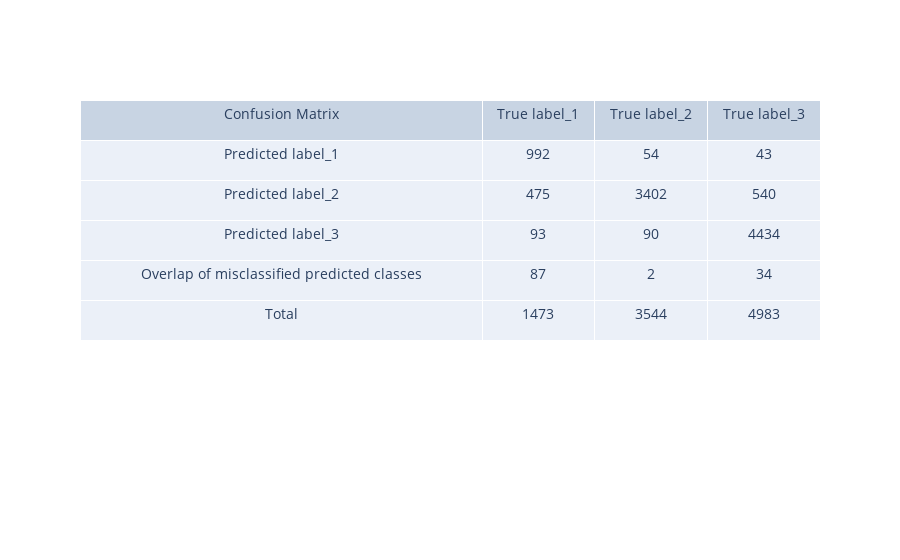

Source (notebook cell):
### Code cell
col_labels = ['Confusion Matrix','True label_1','True label_2','True label_3']
row_labels = [['Predicted label_1', 'Predicted label_2','Predicted label_3',
               'Overlap of misclassified predicted classes','Total']]

val = row_labels + confusionMat

fig = go.Figure(data=[go.Table( columnorder = [0,1,2,3],columnwidth = [25,7,7,7],
                                header=dict(values=col_labels,font=dict(size=14),height=40),
                                cells=dict(values=val,align=['center', 'center'],
                                font_size=14,height=40))])

fig.show()

### Figure 1 — Plotly figure (JSON) as saved in the notebook; plotly's stock layout.template omitted (floating-point values rounded to 4 significant figures)
{"data": [{"cells": {"align": ["center", "center"], "font": {"size": 14}, "height": 40, "values": [["Predicted label_1", "Predicted label_2", "Predicted label_3", "Overlap of misclassified predicted classes", "Total"], [992, 475, 93, 87, 1473], [54, 3402, 90, 2, 3544], [43, 540, 4434, 34, 4983]]}, "columnorder": [0, 1, 2, 3], "columnwidth": [25, 7, 7, 7], "header": {"font": {"size": 14}, "height": 40, "values": ["Confusion Matrix", "True label_1", "True label_2", "True label_3"]}, "type": "table"}], "layout": {}}
